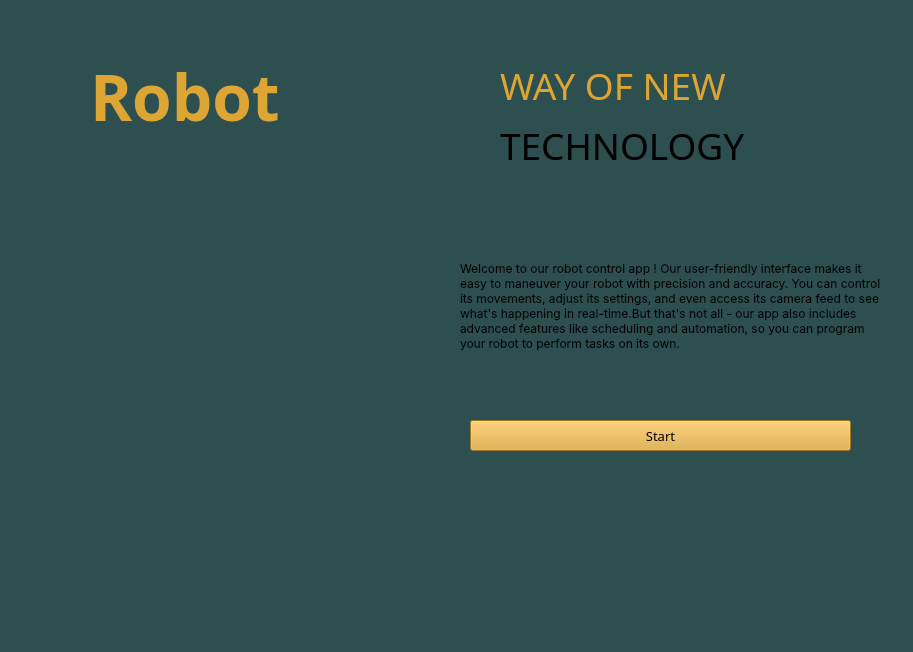
<?xml version="1.0" encoding="UTF-8"?>
<ui version="4.0">
 <class>MainWindow</class>
 <widget class="QMainWindow" name="MainWindow">
  <property name="geometry">
   <rect>
    <x>0</x>
    <y>0</y>
    <width>913</width>
    <height>652</height>
   </rect>
  </property>
  <property name="windowTitle">
   <string>MainWindow</string>
  </property>
  <widget class="QWidget" name="centralwidget">
   <widget class="QWidget" name="widget" native="true">
    <property name="geometry">
     <rect>
      <x>-10</x>
      <y>0</y>
      <width>461</width>
      <height>661</height>
     </rect>
    </property>
    <property name="styleSheet">
     <string notr="true">
background-color: rgb(46, 79, 79);</string>
    </property>
    <widget class="QLabel" name="label">
     <property name="geometry">
      <rect>
       <x>100</x>
       <y>30</y>
       <width>241</width>
       <height>131</height>
      </rect>
     </property>
     <property name="font">
      <font>
       <family>SF Pro Rounded</family>
       <pointsize>48</pointsize>
       <weight>75</weight>
       <bold>true</bold>
      </font>
     </property>
     <property name="styleSheet">
      <string notr="true">color: rgb(221, 165, 51);</string>
     </property>
     <property name="text">
      <string>Robot</string>
     </property>
    </widget>
    <widget class="QLabel" name="label_2">
     <property name="geometry">
      <rect>
       <x>20</x>
       <y>170</y>
       <width>421</width>
       <height>311</height>
      </rect>
     </property>
     <property name="styleSheet">
      <string notr="true">image: url(:/newPrefix/R1.png);</string>
     </property>
     <property name="text">
      <string/>
     </property>
    </widget>
   </widget>
   <widget class="QWidget" name="widget_2" native="true">
    <property name="geometry">
     <rect>
      <x>410</x>
      <y>0</y>
      <width>521</width>
      <height>661</height>
     </rect>
    </property>
    <property name="styleSheet">
     <string notr="true">
background-color: rgb(46, 79, 79);</string>
    </property>
    <widget class="QLabel" name="label_3">
     <property name="geometry">
      <rect>
       <x>90</x>
       <y>80</y>
       <width>331</width>
       <height>131</height>
      </rect>
     </property>
     <property name="font">
      <font>
       <family>SF Pro Rounded</family>
       <pointsize>28</pointsize>
       <weight>10</weight>
       <italic>false</italic>
       <bold>false</bold>
      </font>
     </property>
     <property name="styleSheet">
      <string notr="true">
font: 81 28pt &quot;SF Pro Rounded&quot;;</string>
     </property>
     <property name="text">
      <string>TECHNOLOGY</string>
     </property>
    </widget>
    <widget class="QLabel" name="label_4">
     <property name="geometry">
      <rect>
       <x>90</x>
       <y>20</y>
       <width>331</width>
       <height>131</height>
      </rect>
     </property>
     <property name="font">
      <font>
       <family>SF Pro Rounded</family>
       <pointsize>28</pointsize>
       <weight>10</weight>
       <italic>false</italic>
       <bold>false</bold>
      </font>
     </property>
     <property name="styleSheet">
      <string notr="true">color: rgb(221, 165, 51);
background-color: transparent;
font: 81 28pt &quot;SF Pro Rounded&quot;;</string>
     </property>
     <property name="text">
      <string>WAY OF NEW</string>
     </property>
    </widget>
    <widget class="QLabel" name="label_5">
     <property name="geometry">
      <rect>
       <x>50</x>
       <y>200</y>
       <width>421</width>
       <height>211</height>
      </rect>
     </property>
     <property name="font">
      <font>
       <family>SF Pro Display</family>
       <pointsize>9</pointsize>
       <weight>50</weight>
       <italic>false</italic>
       <bold>false</bold>
      </font>
     </property>
     <property name="styleSheet">
      <string notr="true">
font: 9pt &quot;SF Pro Display&quot;;</string>
     </property>
     <property name="text">
      <string>Welcome to our robot control app ! Our user-friendly interface makes it easy to maneuver your robot with precision and accuracy. You can control its movements, adjust its settings, and even access its camera feed to see what's happening in real-time.But that's not all - our app also includes advanced features like scheduling and automation, so you can program your robot to perform tasks on its own.</string>
     </property>
     <property name="wordWrap">
      <bool>true</bool>
     </property>
    </widget>
    <widget class="QPushButton" name="start_bt">
     <property name="geometry">
      <rect>
       <x>60</x>
       <y>420</y>
       <width>381</width>
       <height>31</height>
      </rect>
     </property>
     <property name="font">
      <font>
       <family>SF Pro Rounded</family>
       <pointsize>10</pointsize>
      </font>
     </property>
     <property name="styleSheet">
      <string notr="true">background-color: rgb(223, 166, 51);

</string>
     </property>
     <property name="text">
      <string>Start</string>
     </property>
     <property name="flat">
      <bool>false</bool>
     </property>
    </widget>
   </widget>
  </widget>
 </widget>
 <resources>
  <include location="ICONS/1.qrc"/>
 </resources>
 <connections/>
</ui>
